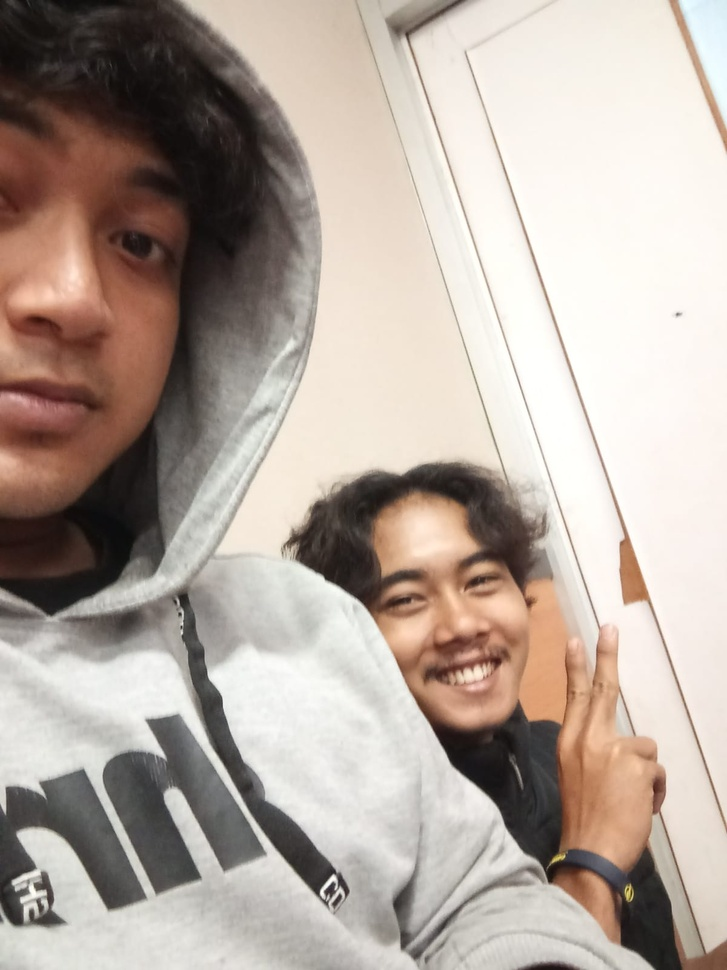
#> input picture haq.jpg, 727 x 970 px, shrunk from 1200 x 1600 before the run
$ python Latihan6.b.py
#> lines starting #> are read from the running program, lines starting #| are printed output that depends on the picture
import cv2
import  numpy as np
image = cv2.imread("haq.jpg")
#> image is the input picture: shape (970, 727, 3); mean B, G, R 159, 168, 180.6

(height,width)=image.shape[0:2]
#> height = 970; width = 727
rotasimatriks = cv2.getRotationMatrix2D((width/2,height/2),-90,0.5)
rotasicitra = cv2.warpAffine(image,rotasimatriks,(width,height))
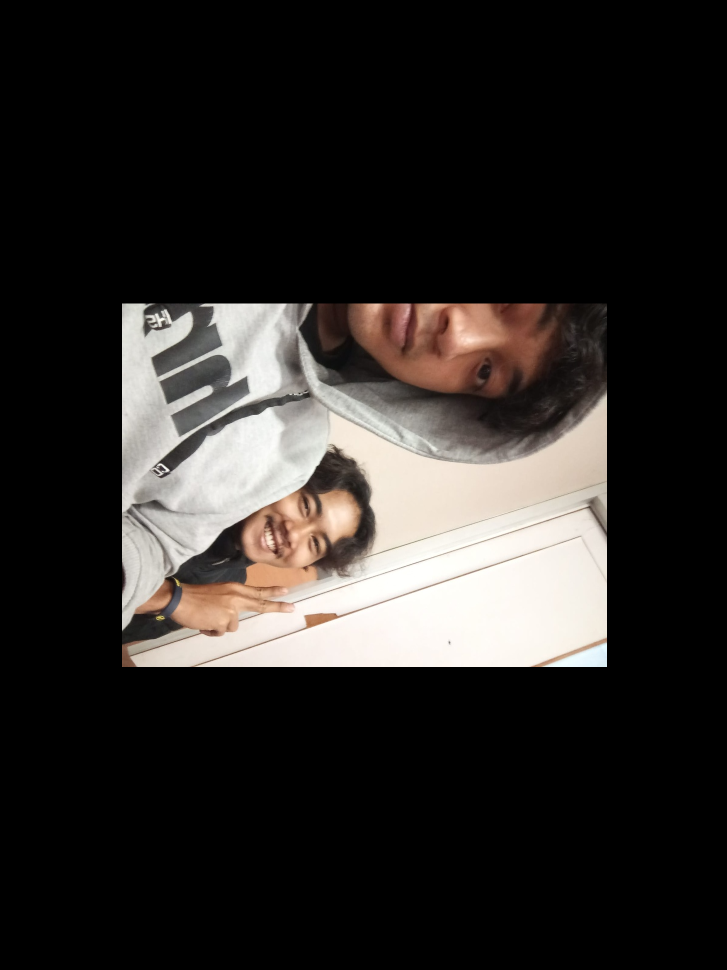
#> rotasicitra: shape (970, 727, 3); mean B, G, R 39.8, 42, 45.2
cv2.imshow('Citra Rotasi',rotasicitra)
cv2.waitKey(0)

$ run again, with fajri.jpeg copied over haq.jpg
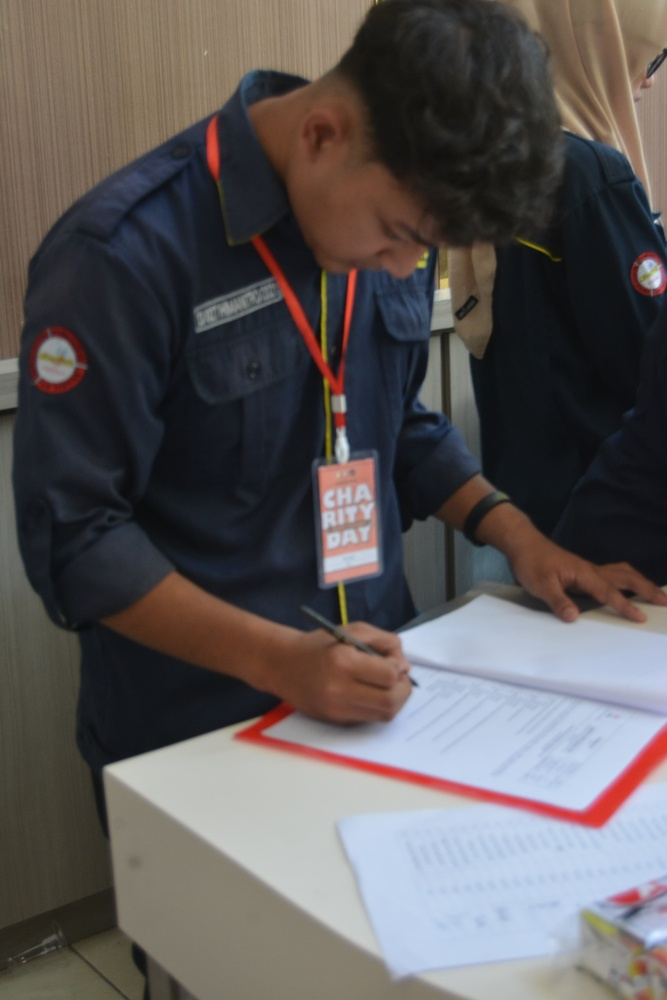
#> input picture fajri.jpeg, 667 x 1000 px, shrunk from 2773 x 4160 before the run
#> image is the input picture: shape (1000, 667, 3); mean B, G, R 87.7, 87.8, 92.5
#> `rotasicitra = cv2.warpAffine(image,rotasimatriks,(width,height))`:
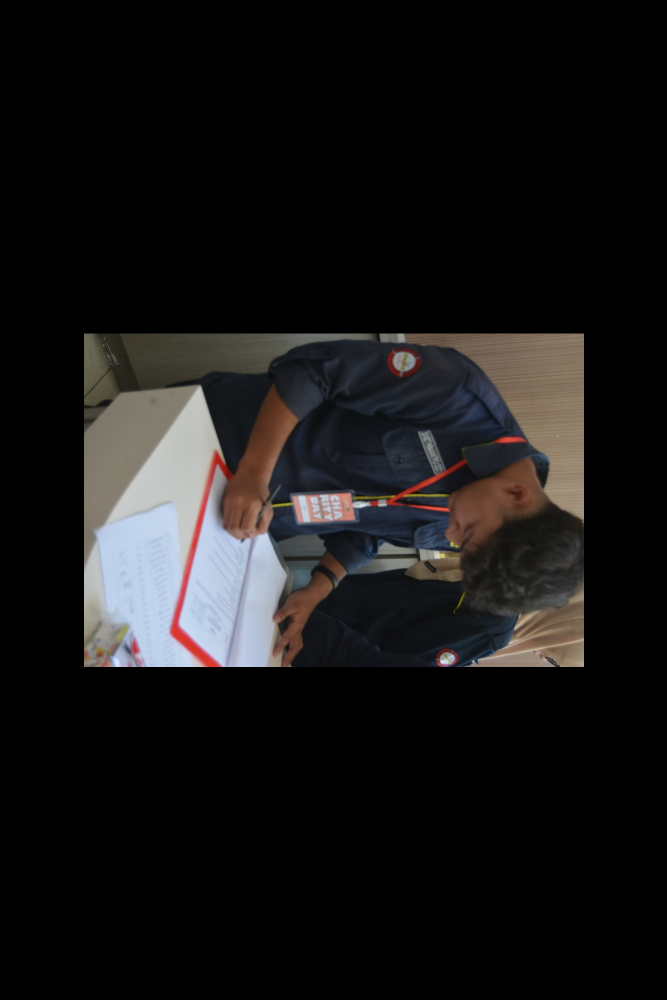
#> rotasicitra: shape (1000, 667, 3); mean B, G, R 22, 22, 23.2
